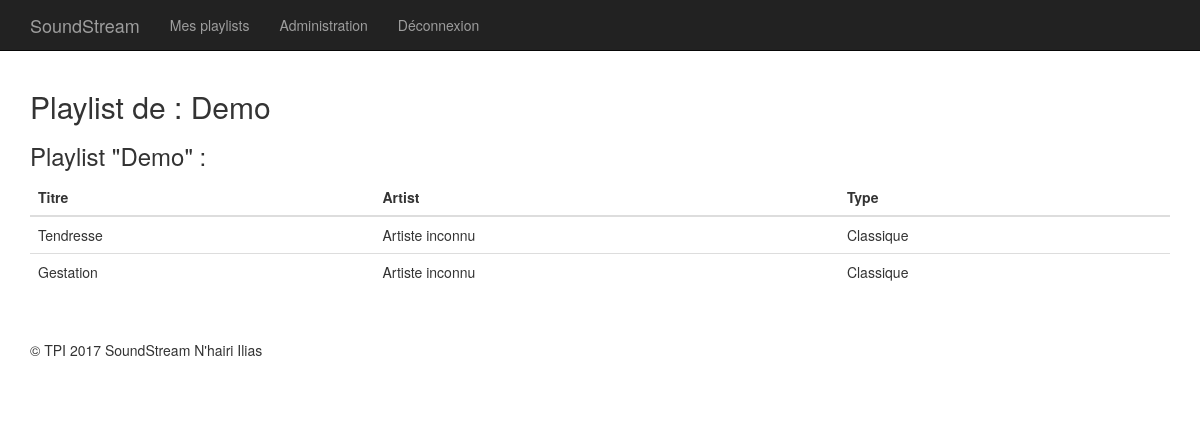
The page /Web/http/playlist.php?id=2 (signed in) on the database its author committed.
### tables this page shows
CREATE TABLE `playlists` (
  `idPlaylist` int(11) NOT NULL,
  `namePlaylist` varchar(25) NOT NULL,
  `idUser` int(11) NOT NULL
);

CREATE TABLE `users` (
  `idUser` int(11) NOT NULL,
  `pseudoUser` varchar(30) NOT NULL,
  `passUser` longtext NOT NULL,
  `privilegesUser` tinyint(1) NOT NULL
);

CREATE TABLE `musics` (
  `idMusic` int(11) NOT NULL,
  `titleMusic` varchar(25) DEFAULT NULL,
  `idType` int(11) NOT NULL,
  `idArtist` int(11) NOT NULL,
  `fileName` varchar(255) NOT NULL
);

CREATE TABLE `artists` (
  `idArtist` int(11) NOT NULL,
  `nameArtist` varchar(40) NOT NULL
);

CREATE TABLE `types` (
  `idType` int(11) NOT NULL,
  `labelType` varchar(40) NOT NULL
);

### Web/http/playlist.php (the view, shortened to what this page needs)
<?php
require_once("php/functions.php");
$sql = "SELECT namePlaylist,pseudoUser FROM playlists, users WHERE users.idUser = playlists.idUser AND playlists.idPlaylist = :idPlaylist";
$query = $db->prepare($sql);
$query->execute(array(
  'idPlaylist' => htmlentities($_GET['id'])
));
$playlistData = $query->fetchall();
$playlistData = $playlistData[0];
$sql = 'SELECT * FROM musics,playlists,types,contain,artists WHERE musics.idType = types.idType AND contain.idPlaylist = playlists.idPlaylist AND
contain.idMusic = musics.idMusic AND playlists.idPlaylist = :idPlaylist AND artists.idArtist = musics.idArtist';
$query = $db->prepare($sql);
$query->execute(array(
  'idPlaylist' => htmlentities($_GET['id'])
));
$data = $query->fetchall();
?>
<!DOCTYPE html>
<html lang="fr">
<head>
  <link href="css/bootstrap.min.css" rel="stylesheet">
  <link href="css/style.css" rel="stylesheet">
</head>
<body>
  <nav class="navbar navbar-inverse navbar-fixed-top" role="navigation">
    <div class="container">
      <div class="navbar-header">
      <a class="navbar-brand" href="user.php">SoundStream</a>
    </div>
    <div class="collapse navbar-collapse" id="bs-example-navbar-collapse-1">
      <?php if(isset($_SESSION['idUser'])) {?>
      <ul class="nav navbar-nav">
        <li>
          <a href="user.php">Mes playlists</a>
        </li>
        <?php   if ($_SESSION['privilegeUser'] == 1) { ?>
        <li>
          <a href="admin.php">Administration</a>
        </li>
        <?php } ?>
        <li>
          <a href="deconnexion.php">Déconnexion</a>
        </li>
      </ul>
      <?php } ?>
    </div>
  </div>
</nav>
    <div class="container">
      <h2>Playlist de : <?php echo $playlistData['pseudoUser']; ?></h2>
      <h3>Playlist "<?php echo $playlistData['namePlaylist']; ?>" :</h3>
      <?php if(count($data) > 0){ ?>
        <table class="table table-hover">
          <thead>
            <tr>
              <th>Titre</th>
              <th>Artist</th>
              <th>Type</th>
            </tr>
          </thead>
          <tbody>
            <?php foreach ($data as $music) { ?>
              <tr>
                <td><?php echo $music['titleMusic']; ?></td>
                <td><?php echo $music['nameArtist']; ?></td>
                <td><?php echo $music['labelType']; ?></td>
              </tr>
              <?php } ?>
            </tbody>
          </table>
          <?php }else{ ?>
            <p>Cette playlist est vide.</p>
            <?php } ?>
            <footer>
              <div class="row">
                <div class="col-lg-12">
                  <p>&copy; TPI 2017 SoundStream N'hairi Ilias</p>
                </div>
              </div>
            </footer>
          </div>
        </body>
        </html>

### Web/http/css/style.css (style rules this page uses)
body { padding-top: 70px; }
footer { margin: 50px 0; }

### rows shown on the page
playlists: idUser.pseudoUser "Demo", namePlaylist "Demo"
musics: titleMusic "Tendresse", idArtist.nameArtist "Artiste inconnu", idType.labelType "Classique"
musics: titleMusic "Gestation", idArtist.nameArtist "Artiste inconnu", idType.labelType "Classique"
